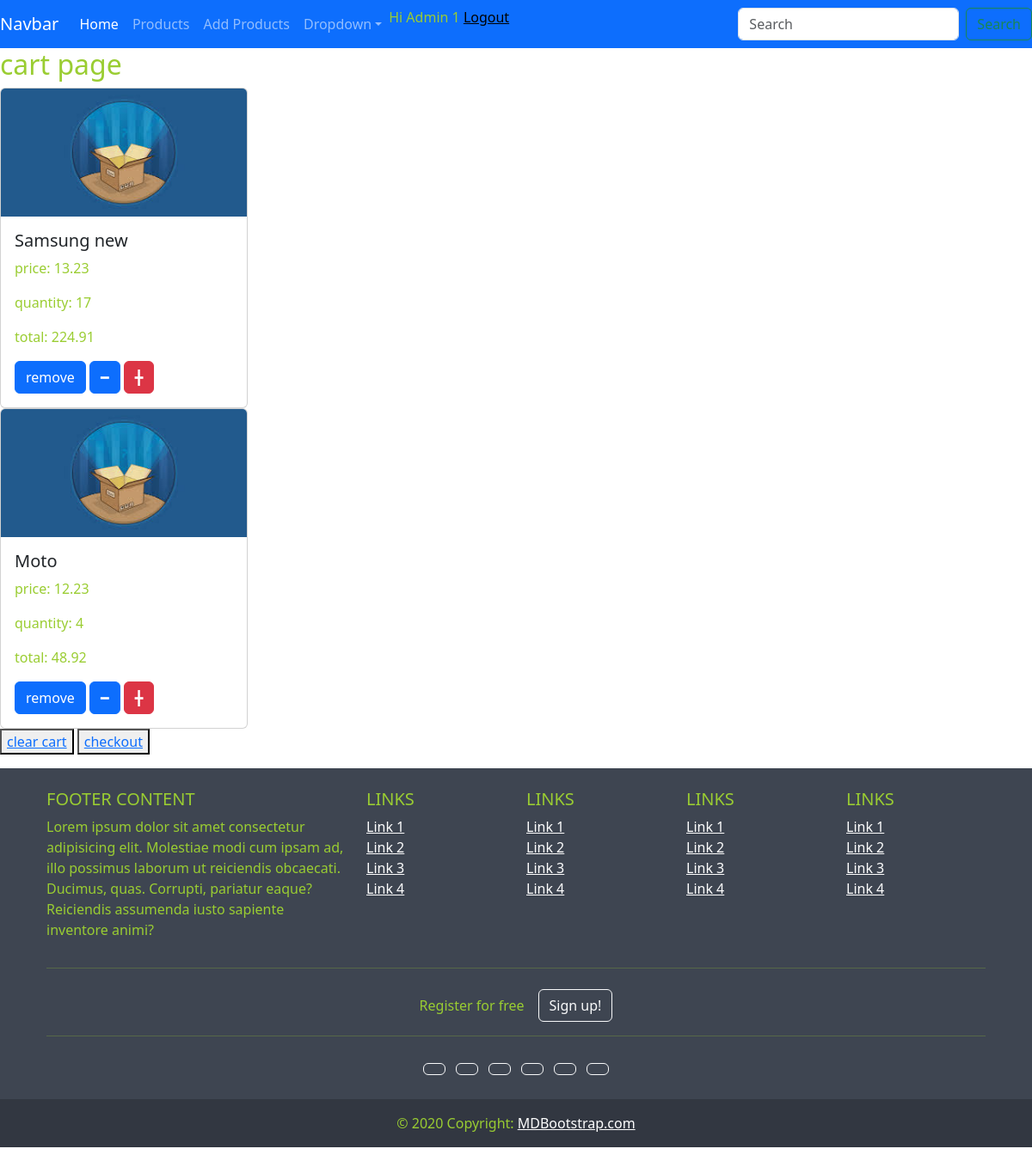
The app's page /cart/cart/ (signed in) with its own data.
### cart/models.py (models this page shows, shortened)
class Cart(models.Model):
    quantity = models.IntegerField(default=1)
    user = models.ForeignKey(Customer, on_delete=models.CASCADE)
    product = models.ForeignKey(Product, on_delete=models.CASCADE)
    added_datetime = models.DateTimeField(auto_now_add=True)
    class Meta:
        unique_together=(('user','product'))

### product/models.py (models this page shows, shortened)
class Product(models.Model):
    name =  models.CharField(max_length=100)
    price = models.DecimalField(decimal_places=2,max_digits=10)
    brand = models.ForeignKey(Brand,on_delete=models.CASCADE,null=True)
    size = models.DecimalField(decimal_places=2,max_digits=4)
    description = models.CharField(max_length=500)
    color = models.CharField(max_length=20)
    image = models.ImageField(upload_to='images/product_image',default='images/product_image/p1.jpeg')
    category = models.ManyToManyField(Category)
    weight = models.DecimalField(decimal_places=2,max_digits=4)
    created_at = models.DateTimeField(auto_now_add=True)
    updated_at = models.DateTimeField(auto_now=True)
    quantity = models.IntegerField(default=0)

### cart/views.py (the view)
# urls.py: path('cart/',views.cart,name='cart'),
def cart(request):
    customer_object = Customer.objects.select_related('user').get(user=request.user)
    cart = Cart.objects.filter(user=customer_object)
    context={
        'cart':cart
        }
    return render(request,'cart/cart.html',context)

### cart/templatetags/total.py (called while the page is built)
@register.filter()
def total(price,quantity):
    return price*quantity

### cart/templates/cart/cart.html (shortened to what this page needs)
{% extends 'base.html' %}
{% load total %}
{% block content %}
<h2>cart page</h2>
{% if cart %}
{% for item in cart %}
<div class="card" style="width: 18rem;">
    <img src="{{ item.product.image.url }}" class="card-img-top" alt="...">
    <div class="card-body">
        <h5 class="card-title">{{ item.product.name }}</h5>
        <p class="card-text">price: {{ item.product.price }}</p>
        <p class="card-text">quantity: {{ item.quantity }}</p>
        <p class="card-text">total: {{ item.product.price|total:item.quantity }}</p>
        <a href="{% url 'remove-from-cart' item.product.id %}" class
        ="btn btn-primary">remove</a>
        <a class ="btn btn-primary" href="{% url 'decrease-quantity' item.product.id %}">&#9473;</a>
        <a class="btn btn-danger"href="{% url 'increase-quantity' item.product.id %}">&#9547;</a>
        </div>
    </div>
{% endfor %}
<button>
    <a href="{% url 'clear-cart' %}">clear cart</a>
</button>
<button>
    <a href="{% url 'checkout' %}">checkout</a>
</button>
{% else %}
<p>your cart is empty</p>
{% endif %}
{% endblock %}

### templates/base.html (shortened to what this page needs)
{% load static %}
<!DOCTYPE html>
<html lang="en">
<head>
    <link rel="stylesheet" href="{% static 'css/style.css' %}">
    <link href="https://cdn.jsdelivr.net/npm/bootstrap@5.3.3/dist/css/bootstrap.min.css" rel="stylesheet">
</head>
<body>
    <nav>
<nav
    class="navbar navbar-expand-sm navbar-dark bg-primary"
>
    <a class="navbar-brand" href="#">Navbar</a>
    <div class="collapse navbar-collapse" id="collapsibleNavId">
        <ul class="navbar-nav me-auto mt-2 mt-lg-0">
            <li class="nav-item">
                <a class="nav-link active" href="/" aria-current="page"
                    >Home <span class="visually-hidden">(current)</span></a
                >
            </li>
            <li class="nav-item">
                <a class="nav-link" href="{% url 'show-product' %}">Products</a>
            </li> <li class="nav-item">
                <a class="nav-link" href="{% url 'add-product' %}">Add Products</a>
            </li>
            <li class="nav-item dropdown">
                <a
                    class="nav-link dropdown-toggle"
                    href="#"
                    id="dropdownId"
                    data-bs-toggle="dropdown"
                    aria-haspopup="true"
                    aria-expanded="false"
                    >Dropdown</a
                >
            </li>
            <li>
                {%if request.user.is_authenticated %}
  			            <span>Hi {{ request.user.username | title }} {{ request.session.user_type}}</span>
  			            <a href="{% url 'logout' %}" style="color: black;">Logout</a>
  		        {%else%}
  			            <a href="{% url 'login' 'login' %}" style="color: black;">Login/</a>
  			            <a href="{% url 'register' 'register' %}" style="color: black;">Register</a>
  		        {%endif%}
            </li>
        </ul>
        <form class="d-flex my-2 my-lg-0">
            <input
                class="form-control me-sm-2"
                type="text"
                placeholder="Search"
            />
            <button class="btn btn-outline-success my-2 my-sm-0" type="submit">
            </button>
        </form>
    </div>
</nav>
    </nav>
    <main>
{% block content %}
{% endblock %}
    </main>
    <div class="container-fluied my1 mt-auto py-3">
        <footer
                class="text-center text-lg-start text-white"
                style="background-color: #3e4551"
                >
          <div class="container p-4 pb-0">
            <section class="">
              <div class="row">
                <div class="col-lg-4 col-md-6 mb-4 mb-md-0">
                  <h5 class="text-uppercase">FOOTER CONTENT</h5>
                  <p>
                    Lorem ipsum dolor sit amet consectetur adipisicing elit.
                    Molestiae modi cum ipsam ad, illo possimus laborum ut
                    reiciendis obcaecati. Ducimus, quas. Corrupti, pariatur eaque?
                    Reiciendis assumenda iusto sapiente inventore animi?
                  </p>
                </div>
                <div class="col-lg-2 col-md-6 mb-4 mb-md-0">
                  <h5 class="text-uppercase">Links</h5>
                  <ul class="list-unstyled mb-0">
                    <li>
                      <a href="#!" class="text-white">Link 1</a>
                    </li>
                    <li>
                      <a href="#!" class="text-white">Link 2</a>
                    </li>
                    <li>
                      <a href="#!" class="text-white">Link 3</a>
                    </li>
                    <li>
                      <a href="#!" class="text-white">Link 4</a>
                    </li>
                  </ul>
                </div>
                <div class="col-lg-2 col-md-6 mb-4 mb-md-0">
                  <h5 class="text-uppercase">Links</h5>
                  <ul class="list-unstyled mb-0">
                    <li>
                      <a href="#!" class="text-white">Link 1</a>
                    </li>
                    <li>
                      <a href="#!" class="text-white">Link 2</a>
                    </li>
                    <li>
                      <a href="#!" class="text-white">Link 3</a>
                    </li>
                    <li>
                      <a href="#!" class="text-white">Link 4</a>
                    </li>
                  </ul>
                </div>
                <div class="col-lg-2 col-md-6 mb-4 mb-md-0">
                  <h5 class="text-uppercase">Links</h5>
                  <ul class="list-unstyled mb-0">
                    <li>
                      <a href="#!" class="text-white">Link 1</a>
                    </li>
                    <li>
                      <a href="#!" class="text-white">Link 2</a>
                    </li>
                    <li>
                      <a href="#!" class="text-white">Link 3</a>
                    </li>
                    <li>
                      <a href="#!" class="text-white">Link 4</a>
                    </li>
                  </ul>
                </div>
                <div class="col-lg-2 col-md-6 mb-4 mb-md-0">
                  <h5 class="text-uppercase">Links</h5>
                  <ul class="list-unstyled mb-0">
                    <li>
                      <a href="#!" class="text-white">Link 1</a>
                    </li>
                    <li>
                      <a href="#!" class="text-white">Link 2</a>
                    </li>
                    <li>
                      <a href="#!" class="text-white">Link 3</a>
                    </li>
                    <li>
                      <a href="#!" class="text-white">Link 4</a>
                    </li>
                  </ul>
                </div>
              </div>
            </section>
            <hr class="mb-4" />
            <section class="">
              <p class="d-flex justify-content-center align-items-center">
                <span class="me-3">Register for free</span>
                <button type="button" class="btn btn-outline-light btn-rounded">
                  Sign up!
                </button>
              </p>
            </section>
            <hr class="mb-4" />
            <section class="mb-4 text-center">
              <a
                 class="btn btn-outline-light btn-floating m-1"
                 href="#!"
                 role="button"
                 ></a>
              <a
                 class="btn btn-outline-light btn-floating m-1"
                 href="#!"
                 role="button"
                 ></a>
              <a
                 class="btn btn-outline-light btn-floating m-1"
                 href="#!"
                 role="button"
                 ></a>
              <a
                 class="btn btn-outline-light btn-floating m-1"
                 href="#!"
                 role="button"
                 ></a>
              <a
                 class="btn btn-outline-light btn-floating m-1"
                 href="#!"
                 role="button"
                 ></a>
              <a
                 class="btn btn-outline-light btn-floating m-1"
                 href="#!"
                 role="button"
                 ></a>
            </section>
          </div>
          <div
               class="text-center p-3"
               style="background-color: rgba(0, 0, 0, 0.2)"
               >
            © 2020 Copyright:
            <a class="text-white" href="https://mdbootstrap.com/"
               >MDBootstrap.com</a
              >
          </div>
        </footer>
      </div>
</body>
</html>

### static/css/style.css (style rules this page uses)
* { color:yellowgreen; }

### records on screen
Cart: product.image (picture), product.name "Samsung new", product.price "13.23", quantity "17", product.price|total "224.91"
Cart: product.image (picture), product.name "Moto", product.price "12.23", quantity "4", product.price|total "48.92"

### other values on screen
{{ request.user.username | title }} "Admin"
{{ request.session.user_type }} "1"
